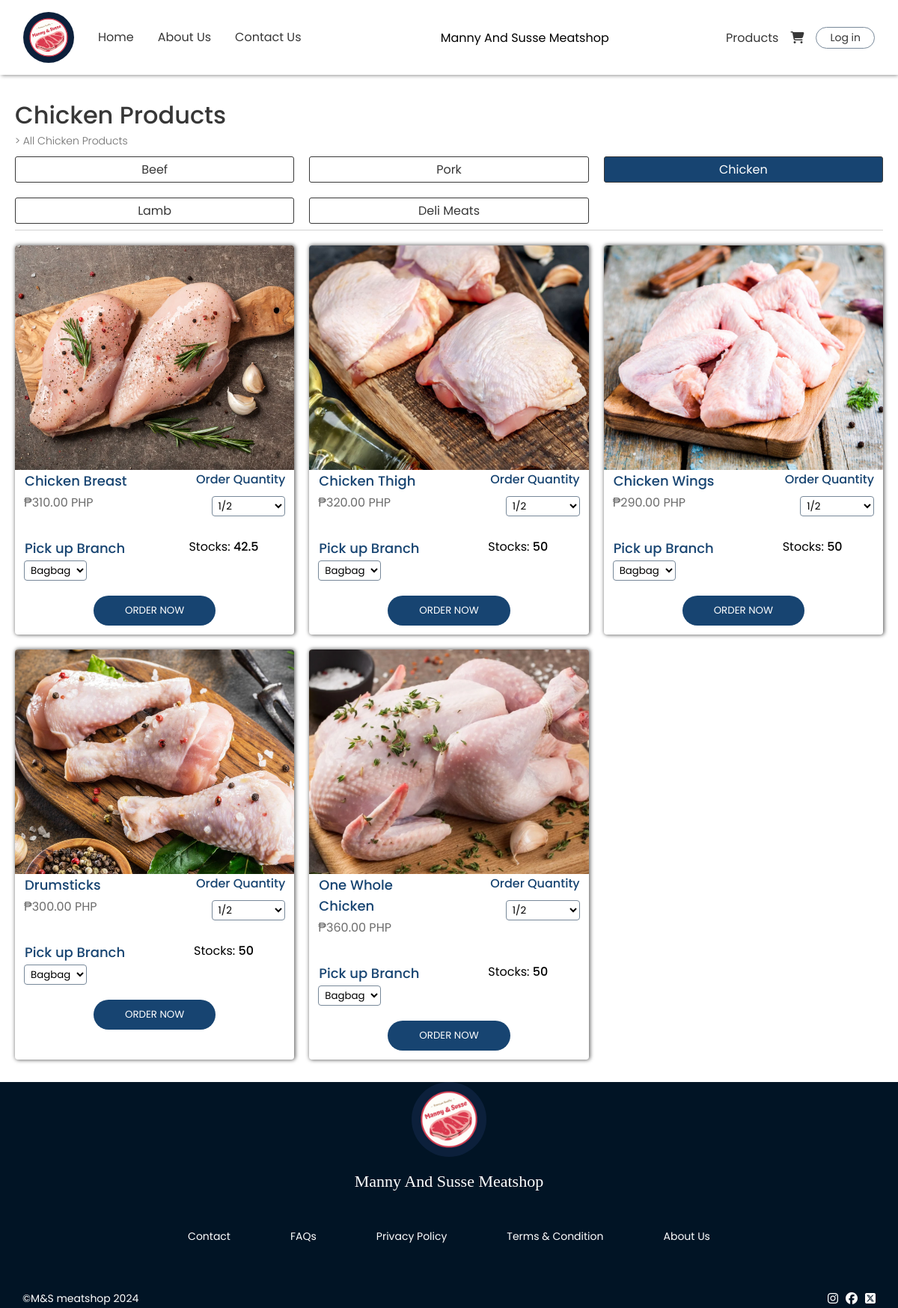
/components/chickenprod.php, run on an earlier commit of the app's database.
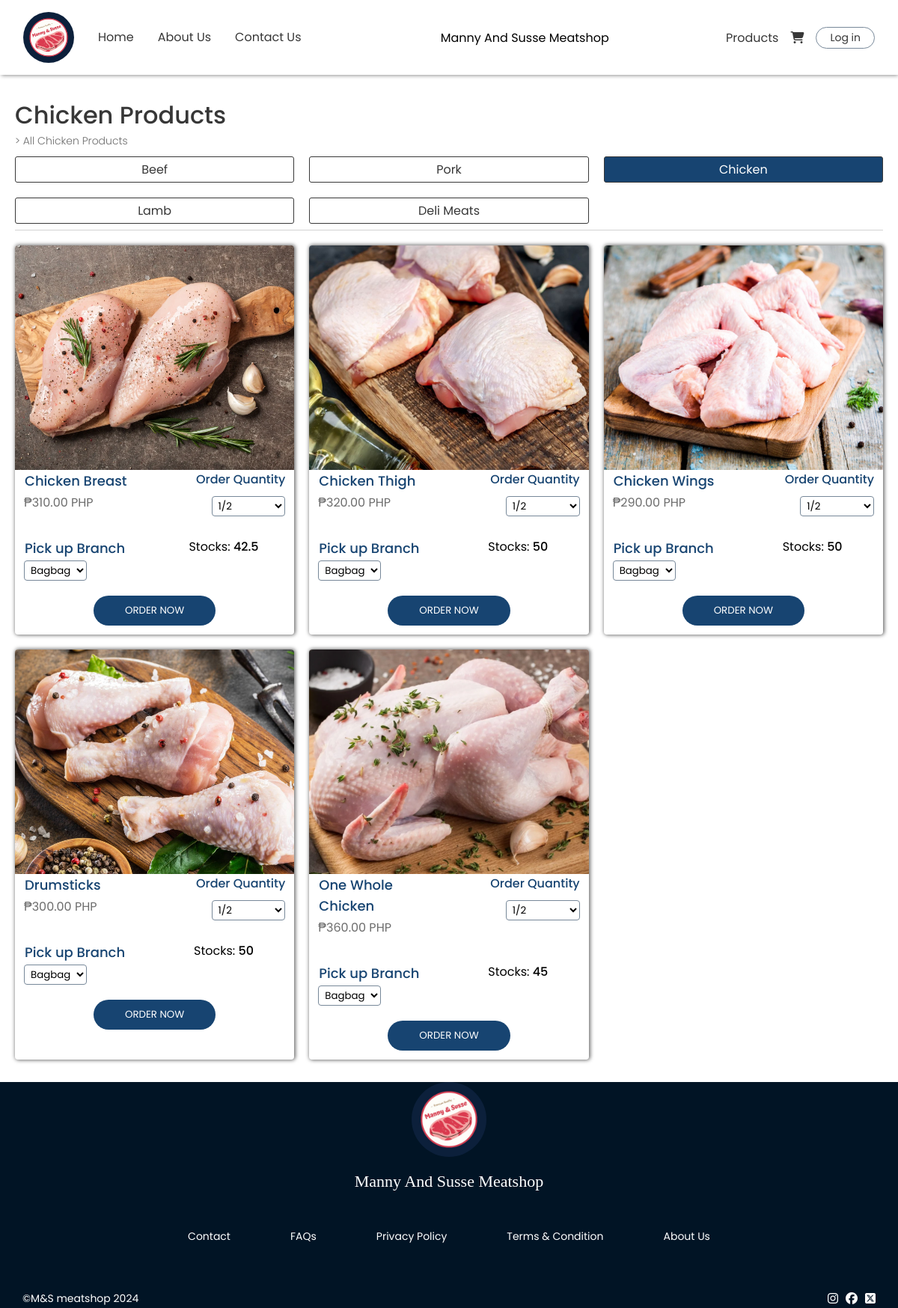
And on a later commit of the database.
### tables this page shows
CREATE TABLE `tbl_products` (
  `prod_id` int(11) NOT NULL,
  `prod_name` varchar(255) NOT NULL,
  `prod_price` int(11) NOT NULL,
  `prod_type` int(11) NOT NULL,
  `prod_stocks` float NOT NULL,
  `prod_img` varchar(255) NOT NULL
);

### components/chickenprod.php (the view, shortened to what this page needs)
<!DOCTYPE html>
<html lang="en">
<head>
    <link rel="stylesheet" href="../styles/general.css">
    <link rel="stylesheet" href="../styles/footer.css">
    <link rel="stylesheet" href="../styles/navbar.css">
    <link rel="stylesheet" href="../styles/products.css">
    <link rel="stylesheet" href="https://cdnjs.cloudflare.com/ajax/libs/font-awesome/6.5.2/css/all.min.css">
</head>
<body>
<?php include "./navbar.php" ?>
    <main>
        <div class="center">
            <div class="con">
                <div class="header-con">
                    <h1>Chicken Products</h1>
                    <p>> All Chicken Products</p>
                    <div class="flex-prod">
                        <a href="./products.php"><div>Beef</div></a>
                        <a href="./porkprod.php"><div>Pork</div></a>
                        <a href="./chickenprod.php"><div style="background: rgb(23, 68, 113);
                        color: white;">Chicken</div></a>
                        <a href="./lambprod.php"><div style="">Lamb</div></a>
                        <a href="./deliprod.php"><div style="">Deli Meats</div></a>
                    </div>
                </div>
                <div class="container">
                    <?php
                        $query = "SELECT pr.prod_id, pr.prod_name, pr.prod_stocks, pr.prod_price, pr.prod_type,
                        pr.prod_img, pt.prod_type_name FROM tbl_products pr
                        INNER JOIN tbl_product_type pt ON pr.prod_type = pt.prod_type_id;";
                        $stmt = $conn->prepare($query);
                        $stmt->execute();
                        $result = $stmt->get_result();
                        while($data = $result->fetch_assoc())
                        {
                            if($data['prod_type'] == 3 && ($data['prod_stocks'] >= 1)){
                    ?>
                    <div class="con-item" id="<?php echo $data['prod_id']; ?>">
                        <div class="img-con">
                            <img src="../assets/chicken/<?php echo $data['prod_img']; ?>" alt="">
                        </div>
                        <div class="flex-con-det">
                            <div class="con-details">
                                <div class="name"><?php echo $data["prod_name"]; ?></div>
                                <div class="price">₱<?php echo $data['prod_price']; ?>.00 PHP</div>
                            </div>
                            <div class="qnty-div">
                                <div class="name">Order Quantity</div>
                                <select name="qnty" class="qnty">
                                    <option value="1/2">1/2</option>
                                </select>
                            </div>
                        </div>
                        <div class="flex-con-det">
                            <div class="con-details">
                                <div class="name">Pick up Branch</div>
                                <select name="branch" class="branch">
                                    <option value="1">Bagbag</option>
                                </select>
                            </div>
                            <div class="input-div">
                                <div>Stocks:
                                    <span style="font-weight: 500;">
                                        <?php echo $data["prod_stocks"] ?>
                                    </span>
                                </div>
                            </div>
                        </div>
                        <div class="div-button">
                            <button>ORDER NOW</button>
                        </div>
                    </div>
                    <?php } } ?>
                </div>
            </div>
        </div>
    </main>
    <?php include "./footer.php" ?>
</body>
</html>

What changed in the data, as far as the page shows it:
changed tbl_products "One Whole Chicken": prod_stocks "50" → "45"
